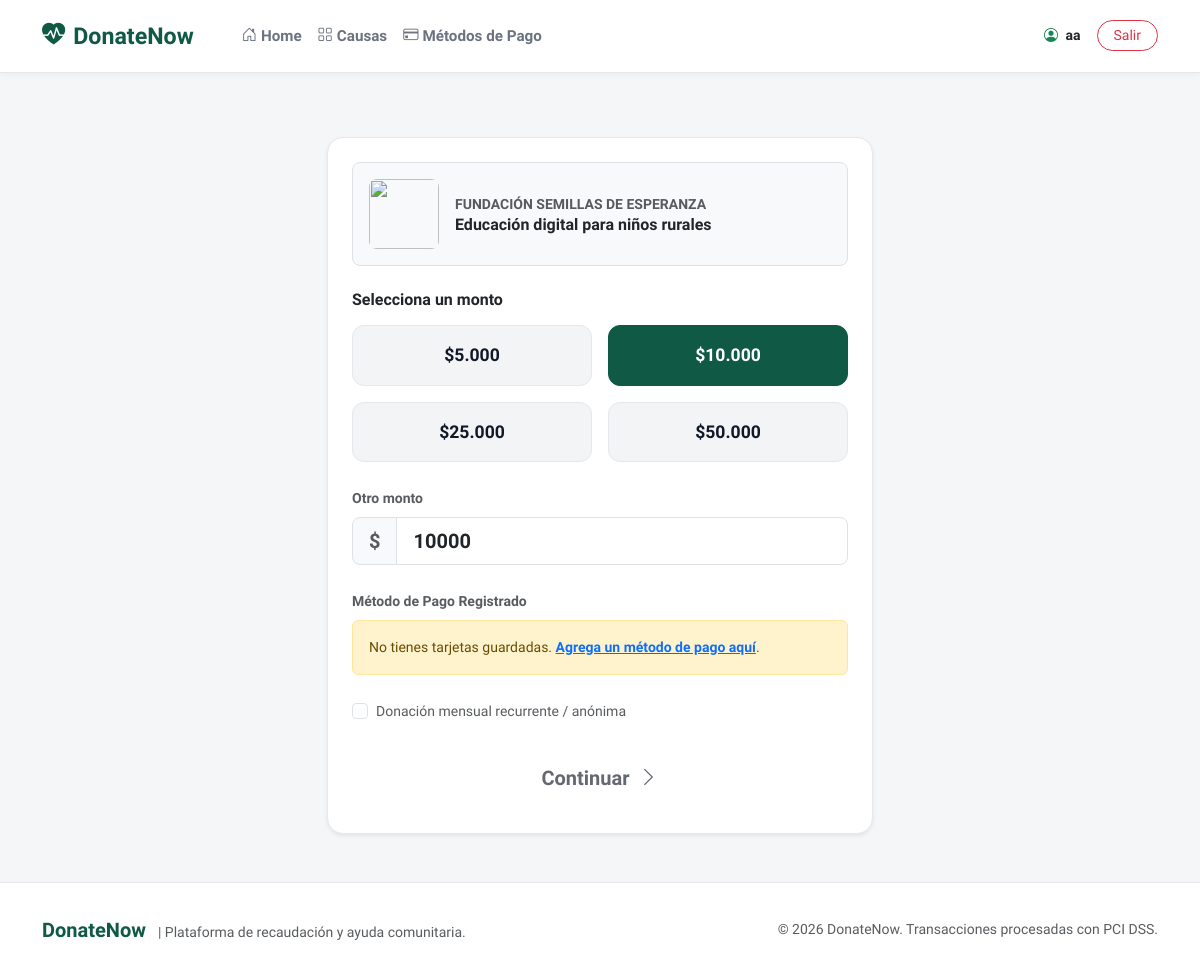
/donar/1/ (signed in), run on the app's committed database.
### donatenow_app/models.py (models this page shows, shortened)
class Usuario(AbstractUser):
    ROLES = (
        ('DONANTE', 'Donante'),
        ('ADMINISTRADOR_SISTEMA', 'Administrador del Sistema'),
    )
    rol = models.CharField(max_length=30, choices=ROLES, default='DONANTE')
    codigo_2fa = models.CharField(max_length=6, blank=True, null=True)
    requiere_2fa = models.BooleanField(default=False)
    def es_donante(self):
        return self.rol == 'DONANTE'
    def es_admin(self):
        return self.rol == 'ADMINISTRADOR_SISTEMA' or self.is_superuser

class Campania(models.Model):
    ESTADOS = (
        ('ACTIVA', 'Activa'),
        ('PAUSADA', 'Pausada'),
        ('FINALIZADA', 'Finalizada'),
    )
    URGENCIAS = (
        ('BAJA', 'Baja'),
        ('MEDIA', 'Media'),
        ('ALTA', 'Alta'),
        ('CRITICA', 'Crítica'),
    )
    titulo = models.CharField(max_length=200)
    descripcion = models.TextField()
    organizacion = models.ForeignKey(OrganizacionBenefica, on_delete=models.CASCADE, related_name='campanias')
    categoria = models.ForeignKey(Categoria, on_delete=models.CASCADE, related_name='campanias')
    causa = models.ForeignKey(Causa, on_delete=models.SET_NULL, null=True, blank=True, related_name='campanias')
    objetivo = models.OneToOneField(ObjetivoRecaudacion, on_delete=models.CASCADE, related_name='campania')
    estado = models.CharField(max_length=20, choices=ESTADOS, default='ACTIVA')
    urgencia = models.CharField(max_length=20, choices=URGENCIAS, default='MEDIA')
    creada_en = models.DateTimeField(auto_now_add=True)

class OrganizacionBenefica(models.Model):
    ESTADOS = (
        ('PENDIENTE', 'Pendiente'),
        ('VERIFICADA', 'Verificada'),
        ('RECHAZADA', 'Rechazada'),
    )
    nombre = models.CharField(max_length=150)
    nit = models.CharField(max_length=30, unique=True)
    email = models.EmailField()
    telefono = models.CharField(max_length=30)
    direccion = models.CharField(max_length=255)
    estado_verificacion = models.CharField(max_length=20, choices=ESTADOS, default='PENDIENTE')
    documento_verificacion = models.CharField(max_length=255, blank=True)
    creada_en = models.DateTimeField(auto_now_add=True)

### donatenow_app/views.py (the view)
# urls.py: path('donar/<int:campania_id>/', views.realizar_donacion_view, name='realizar_donacion'),
@login_required
def realizar_donacion_view(request, campania_id):
    campania = get_object_or_404(Campania, pk=campania_id)
    donante = getattr(request.user, 'perfil_donante', None)
    if not donante:
        messages.error(request, "Solo los usuarios registrados como Donantes pueden realizar donaciones.")
        return redirect('index')
    metodos_pago = donante.metodos_pago.filter(activo=True)
    if request.method == 'POST':
        form = DonacionForm(request.POST)
        if form.is_valid():
            monto = form.cleaned_data['monto']
            metodo_pago_id = form.cleaned_data['metodo_pago_id']
            es_anonima = form.cleaned_data['es_anonima']
            metodo_pago = get_object_or_404(MetodoPago, pk=metodo_pago_id, donante=donante)
            donacion = Donacion.objects.create(
                donante=donante,
                campania=campania,
                monto=monto,
                es_anonima=es_anonima,
                estado='PENDIENTE'
            )
            tx, exito = PasarelaPagoService.procesar_cobro(donacion, metodo_pago)
            if exito:
                recibo = ReciboService.generar_recibo(donacion)
                messages.success(request, f"¡Donación procesada con éxito! Tu número de recibo es {recibo.numero_recibo}.")
                return redirect('ver_recibo', recibo_id=recibo.id)
            else:
                messages.error(request, f"La transacción fue rechazada: {tx.mensaje_error}")
                return redirect('detalle_causa', pk=campania.id)
    else:
        form = DonacionForm(initial={'campania_id': campania.id})
    context = {
        'campania': campania,
        'form': form,
        'metodos_pago': metodos_pago,
    }
    return render(request, 'donatenow_app/donar.html', context)

### donatenow_app/forms.py (shortened to what this page needs)
class DonacionForm(forms.Form):
    campania_id = forms.IntegerField(widget=forms.HiddenInput())
    monto = forms.DecimalField(
        label="Monto a Donar ($ USD)",
        max_digits=10,
        decimal_places=2,
        widget=forms.NumberInput(attrs={'class': 'form-control', 'placeholder': '50.00', 'step': '0.01'})
    )
    metodo_pago_id = forms.IntegerField(
        label="Método de Pago",
        widget=forms.HiddenInput()
    )
    es_anonima = forms.BooleanField(
        label="Realizar esta donación de forma anónima",
        required=False,
        widget=forms.CheckboxInput(attrs={'class': 'form-check-input'})
    )

### donatenow_app/templates/donatenow_app/donar.html (shortened to what this page needs)
{% extends 'base.html' %}
{% block content %}
<div class="container py-4">
    <div class="row justify-content-center">
        <div class="col-md-6">
            <div class="figma-card p-4 shadow-sm">
                <div class="p-3 rounded-3 bg-light border mb-4 d-flex align-items-center gap-3">
                    <div class="rounded-3 overflow-hidden" style="width: 70px; height: 70px; flex-shrink: 0;">
                        <img src="https://images.unsplash.com/photo-1488521787991-ed7bbaae773c?auto=format&fit=crop&w=200&q=80" class="w-100 h-100 object-fit-cover">
                    </div>
                    <div>
                        <div class="text-muted small fw-bold text-uppercase">{{ campania.organizacion.nombre }}</div>
                        <h6 class="fw-bold text-dark mb-0">{{ campania.titulo }}</h6>
                    </div>
                </div>
                <form method="post" id="donationForm">
                    <h6 class="fw-bold text-dark mb-3">Selecciona un monto</h6>
                    <div class="row g-3 mb-4">
                        <div class="col-6">
                            <div class="amount-chip" onclick="setMonto('5000', this)">$5.000</div>
                        </div>
                        <div class="col-6">
                            <div class="amount-chip active" onclick="setMonto('10000', this)">$10.000</div>
                        </div>
                        <div class="col-6">
                            <div class="amount-chip" onclick="setMonto('25000', this)">$25.000</div>
                        </div>
                        <div class="col-6">
                            <div class="amount-chip" onclick="setMonto('50000', this)">$50.000</div>
                        </div>
                    </div>
                    <div class="mb-4">
                        <label class="form-label text-muted small fw-semibold">Otro monto</label>
                        <div class="input-group input-group-lg">
                            <span class="input-group-text bg-light text-muted fw-bold">$</span>
                            <input type="number" step="0.01" min="1" name="monto" id="id_monto" class="form-control fw-bold" value="10000" required>
                        </div>
                    </div>
                    <div class="mb-4">
                        <label class="form-label text-muted small fw-semibold">Método de Pago Registrado</label>
                        {% if metodos_pago %}
                            <div class="list-group">
                                {% for m in metodos_pago %}
                                    <label class="list-group-item d-flex justify-content-between align-items-center cursor-pointer py-3">
                                        <div>
                                            <input class="form-check-input me-2" type="radio" name="metodo_pago_id" value="{{ m.id }}" {% if m.es_predeterminado or forloop.first %}checked{% endif %}>
                                            <strong class="text-dark">{{ m.get_tipo_display }}</strong> (**** {{ m.ultimos_digitos }})
                                        </div>
                                        <span class="text-muted small">{{ m.titular }}</span>
                                    </label>
                                {% endfor %}
                            </div>
                        {% else %}
                            <div class="alert alert-warning small">
                                No tienes tarjetas guardadas. <a href="{% url 'seleccionar_metodo_pago' %}" class="fw-bold">Agrega un método de pago aquí</a>.
                            </div>
                        {% endif %}
                    </div>
                    <div class="mb-4 form-check">
                        {{ form.es_anonima }}
                        <label class="form-check-label text-muted small" for="{{ form.es_anonima.id_for_label }}">Donación mensual recurrente / anónima</label>
                    </div>
                    <div class="d-grid">
                        <button type="submit" class="btn btn-teal btn-lg fw-bold py-3" {% if not metodos_pago %}disabled{% endif %}>
                            Continuar <i class="bi bi-chevron-right ms-1"></i>
                        </button>
                    </div>
                </form>
            </div>
        </div>
    </div>
</div>
{% endblock %}

### templates/base.html (shortened to what this page needs)
{% load static %}
<!DOCTYPE html>
<html lang="es">
<head>
    <link href="https://cdn.jsdelivr.net/npm/bootstrap@5.3.0/dist/css/bootstrap.min.css" rel="stylesheet">
    <link rel="stylesheet" href="https://cdn.jsdelivr.net/npm/bootstrap-icons@1.11.0/font/bootstrap-icons.css">
    <link rel="stylesheet" href="{% static 'css/styles.css' %}">
</head>
<body>
    <nav class="navbar navbar-expand-lg navbar-custom sticky-top">
        <div class="container">
            <a class="navbar-brand brand-logo" href="{% url 'index' %}">
                <i class="bi bi-heart-pulse-fill"></i>DonateNow
            </a>
            <div class="collapse navbar-collapse" id="navbarMain">
                <ul class="navbar-nav me-auto mb-2 mb-lg-0 ms-4">
                    <li class="nav-item">
                        <a class="nav-link {% if request.resolver_match.url_name == 'index' %}active{% endif %}" href="{% url 'index' %}">
                            <i class="bi bi-house-door me-1"></i>Home
                        </a>
                    </li>
                    <li class="nav-item">
                        <a class="nav-link {% if request.resolver_match.url_name == 'causas' %}active{% endif %}" href="{% url 'causas' %}">
                            <i class="bi bi-grid me-1"></i>Causas
                        </a>
                    </li>
                    {% if user.is_authenticated and user.es_donante %}
                    <li class="nav-item">
                        <a class="nav-link" href="{% url 'seleccionar_metodo_pago' %}">
                            <i class="bi bi-credit-card me-1"></i>Métodos de Pago
                        </a>
                    </li>
                    {% endif %}
                </ul>
                <div class="d-flex align-items-center gap-2">
                    {% if user.is_authenticated %}
                        <span class="text-dark me-2 small">
                            <i class="bi bi-person-circle text-success me-1"></i>
                            <strong>{{ user.username }}</strong>
                        </span>
                        <a href="{% url 'logout' %}" class="btn btn-outline-danger btn-sm rounded-pill px-3">
                            Salir
                        </a>
                    {% endif %}
                </div>
            </div>
        </div>
    </nav>
    <main class="py-4">
        {% block content %}{% endblock %}
    </main>
    <footer>
        <div class="container text-center">
            <div class="row align-items-center">
                <div class="col-md-6 text-md-start mb-2 mb-md-0">
                    <span class="brand-logo fs-5 d-inline-flex me-2">DonateNow</span>
                    <span class="small text-muted">| Plataforma de recaudación y ayuda comunitaria.</span>
                </div>
                <div class="col-md-6 text-md-end small text-muted">
                    &copy; 2026 DonateNow. Transacciones procesadas con PCI DSS.
                </div>
            </div>
        </div>
    </footer>
</body>
</html>

### static/css/styles.css (style rules this page uses)
:root { --primary-teal: #0f5945; --primary-teal-hover: #0b4334; --primary-teal-light: #e6f4f1; --teal-accent: #10b981; --bg-light: #f4f6f8; --card-bg: #ffffff; --text-dark: #111827; --text-muted: #6b7280; --text-light: #9ca3af; --border-light: #e5e7eb; --shadow-sm: 0 2px 8px rgba(0, 0, 0, 0.04); --shadow-md: 0 8px 24px rgba(15, 89, 69, 0.08); --shadow-lg: 0 12px 32px rgba(0, 0, 0, 0.1); --radius-lg: 16px; --radius-md: 12px; --radius-pill: 9999px; }
body { font-family: 'Plus Jakarta Sans', -apple-system, BlinkMacSystemFont, sans-serif; background-color: var(--bg-light); color: var(--text-dark); min-height: 100vh; display: flex; flex-direction: column; }
.navbar-custom { background-color: #ffffff; border-bottom: 1px solid var(--border-light); box-shadow: var(--shadow-sm); padding: 0.85rem 0; }
.brand-logo { font-weight: 800; font-size: 1.45rem; color: var(--primary-teal) !important; display: flex; align-items: center; gap: 0.5rem; }
.nav-link { color: var(--text-muted) !important; font-weight: 600; font-size: 0.95rem; transition: color 0.2s ease; }
.figma-card { background: var(--card-bg); border: 1px solid var(--border-light); border-radius: var(--radius-lg); box-shadow: var(--shadow-sm); transition: transform 0.2s ease, box-shadow 0.2s ease; overflow: hidden; }
.btn-teal { background-color: var(--primary-teal); color: #ffffff; font-weight: 700; border: none; border-radius: var(--radius-md); padding: 0.75rem 1.5rem; transition: all 0.2s ease; }
.amount-chip { background-color: #f3f4f6; border: 1.5px solid var(--border-light); border-radius: var(--radius-md); padding: 1rem; text-align: center; font-weight: 700; font-size: 1.1rem; color: var(--text-dark); cursor: pointer; transition: all 0.2s ease; }
.amount-chip:hover, .amount-chip.active { background-color: var(--primary-teal); color: #ffffff; border-color: var(--primary-teal); }
footer { margin-top: auto; background-color: #ffffff; border-top: 1px solid var(--border-light); padding: 2rem 0; color: var(--text-muted); }

### data on the page
Usuario: username "aa"
Campania: organizacion.nombre "FUNDACIÓN SEMILLAS DE ESPERANZA", titulo "Educación digital para niños rurales"
